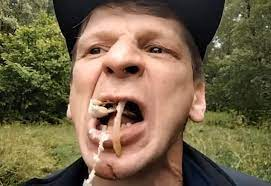
#> input picture Beginning/major.jpg, 271 x 186 px
$ python losowekolorki.py
#> lines starting #> are read from the running program, lines starting #| are printed output that depends on the picture; after the words box and inside, x2 and y2 are one past the last pixel; in counts of white or black regions, pixels touching at a corner belong together
import cv2
import random
import numpy

img = cv2.imread('major.jpg',-1)
#> img is the input picture: shape (186, 271, 3); mean B, G, R 74.5, 101.1, 117.8

print (img.shape) #wysokość, szerokość, kanały(bgr)
#| (186, 271, 3)
#print (img[0][10:100]) #1wszy rząd, 10-100 kolumny kolorki

for i in range (100):
    for j in range (img.shape[1]):
        img[i][j] = [random.randint(0,255),random.randint(0,255),random.randint(0,255)]
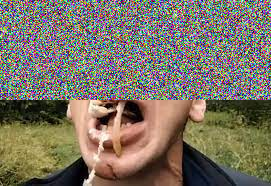
#> img: shape (186, 271, 3); mean B, G, R 101.7, 115.5, 123.5

cv2.imshow('Image',img)
cv2.waitKey(0)
cv2.destroyAllWindows()

img = cv2.imread('major.jpg',-1)
tag = img[50:100, 100:150] #rzędy, kolumny
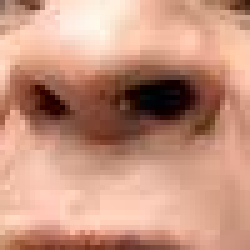
#> tag: shape (50, 50, 3) (shown 5 times larger); mean B, G, R 127.1, 147.7, 197.5
img[30:80, 150:200] = tag
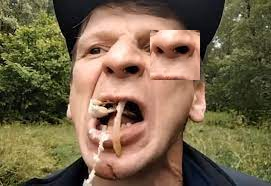
#> img: shape (186, 271, 3); 4.96% of pixels changed, all inside (x1, y1, x2, y2) = (150, 30, 200, 80)

cv2.imshow('Image',img)
cv2.waitKey(0)
cv2.destroyAllWindows()

$ run again, with Beginning/soccer_practice.jpg copied over Beginning/major.jpg
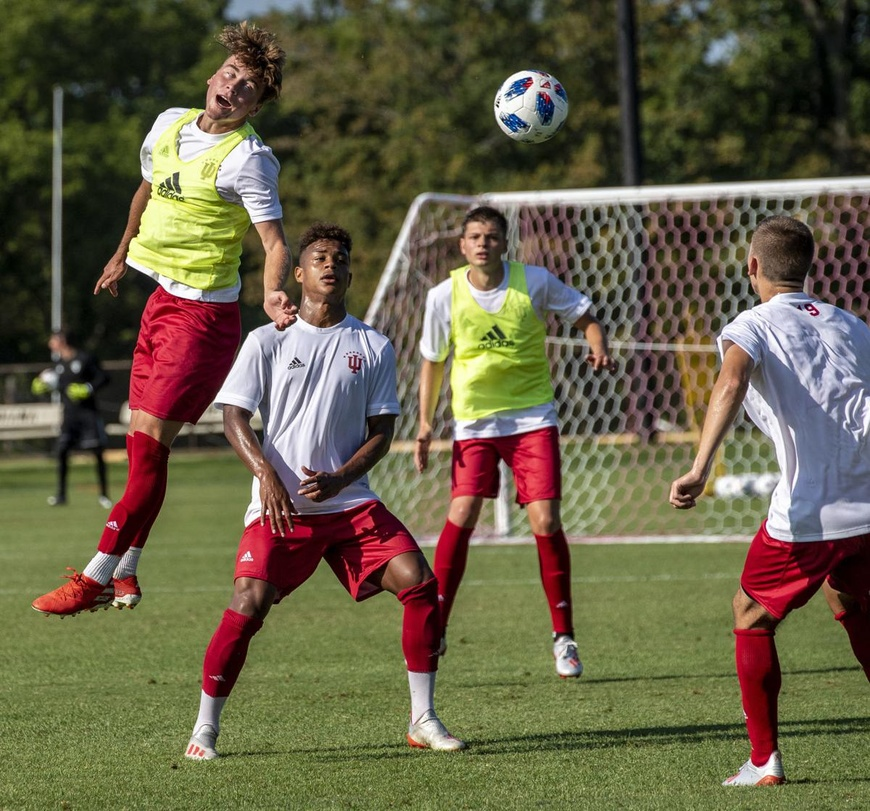
#> input picture Beginning/soccer_practice.jpg, 870 x 811 px, shrunk from 1200 x 1119 before the run
#> img is the input picture: shape (811, 870, 3); mean B, G, R 70.9, 96, 102.6
#| (811, 870, 3)
#> after the loop `for i in range (100):`:
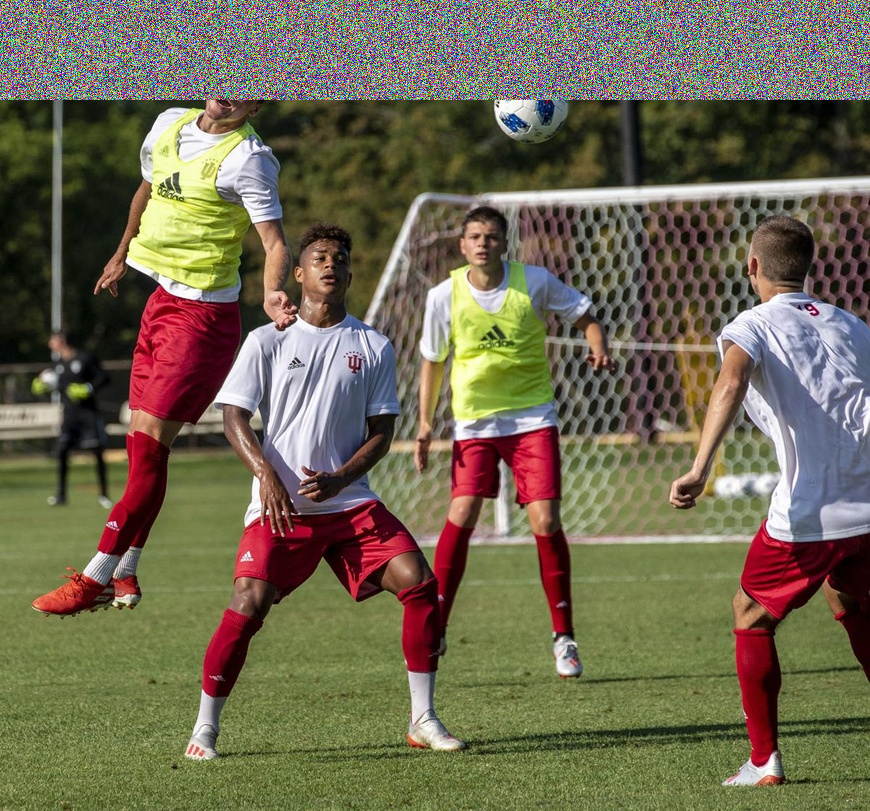
#> img: shape (811, 870, 3); 12.33% of pixels changed, all inside (x1, y1, x2, y2) = (0, 0, 870, 100)
#> `tag = img[50:100, 100:150]`:
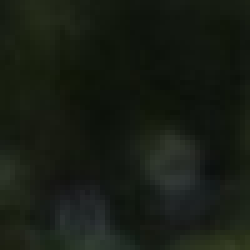
#> tag: shape (50, 50, 3) (shown 5 times larger); mean B, G, R 20.1, 28.9, 23.4
